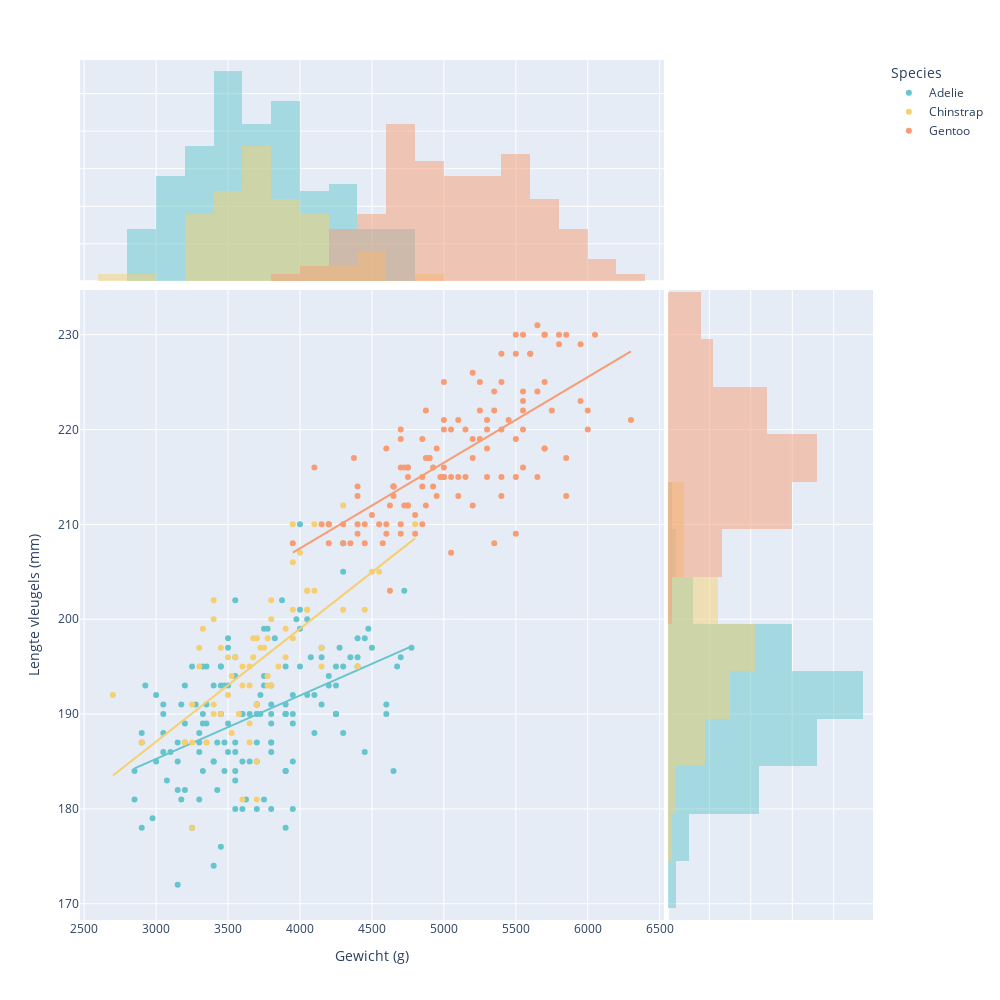

The notebook cell this image was saved under:
### Markdown cell above
We gaan nu dezelfde relatie tussen het gewicht en de vleugelgrootte per pinguinsoort nog eens bekijken. We gaan nu ook een regressielijn in de figuur laten zien. Dit doen we met het `trendline` argument. 

* Maak een scatter plot met gewicht op de x-as en vleugel lengte op de y-as.
* Maak een 'ols' regressielijn voor elke soort met het `trendline` argument.
* Maak een histogram boven de x-as en naast de y-as met de `marginal_x` en `marginal_y` argumenten.
* Geef beide assen en de figuur een geschikte titel en zorg dat de legenda ook een geschikt label heeft.
* Maak de grafiek een stuk groter

* Zorg dat elke soort een eigen kleur heeft. Gebruik hiervoor weer dezelfde kleuren:

Zit je in klas 1:
* Gebruik de kleuren van het kleurenschema Set3

Zit je in klas 2:
* Gebruik de kleuren van het kleurenschema Pastel

Zit je in klas 3:
* Gebruik de kleuren van het kleurenschema Vivid

### Code cell
species_color_map = {'Adelie':'rgb(102, 197, 204)', 'Chinstrap':'rgb(246, 207, 113)', 'Gentoo':'rgb(248, 156, 116)'}

fig = px.scatter(x='body_mass_g', y='flipper_length_mm',
                 data_frame=df,
                 trendline='ols',
                 color='species',
                 color_discrete_map=species_color_map,
                 marginal_x='histogram',
                 marginal_y='histogram',
                 labels={'body_mass_g':'Gewicht (g)',
                         'flipper_length_mm':'Lengte vleugels (mm)',
                         'species':'Species'})

fig.update_layout(width=1000,
    height=1000,)
fig.show()

### Figure 1 — Plotly figure (JSON) as saved in the notebook; plotly's stock layout.template omitted (floating-point values rounded to 4 significant figures; data arrays with more than 128 entries replaced by an {"elided": "..."} marker saying what was removed)
{"data": [{"hovertemplate": "Species=Adelie<br>Gewicht (g)=%{x}<br>Lengte vleugels (mm)=%{y}<extra></extra>", "legendgroup": "Adelie", "marker": {"color": "rgb(102, 197, 204)", "symbol": "circle"}, "mode": "markers", "name": "Adelie", "orientation": "v", "showlegend": true, "type": "scatter", "x": {"elided": "152 int values"}, "xaxis": "x", "y": {"elided": "152 int values"}, "yaxis": "y"}, {"alignmentgroup": "True", "bingroup": "x", "hovertemplate": "Species=Adelie<br>Gewicht (g)=%{x}<br>count=%{y}<extra></extra>", "legendgroup": "Adelie", "marker": {"color": "rgb(102, 197, 204)"}, "name": "Adelie", "offsetgroup": "Adelie", "opacity": 0.5, "showlegend": false, "type": "histogram", "x": {"elided": "152 int values"}, "xaxis": "x3", "yaxis": "y3"}, {"alignmentgroup": "True", "bingroup": "y", "hovertemplate": "Species=Adelie<br>Lengte vleugels (mm)=%{y}<br>count=%{x}<extra></extra>", "legendgroup": "Adelie", "marker": {"color": "rgb(102, 197, 204)"}, "name": "Adelie", "offsetgroup": "Adelie", "opacity": 0.5, "showlegend": false, "type": "histogram", "xaxis": "x2", "y": {"elided": "152 int values"}, "yaxis": "y2"}, {"hovertemplate": "<b>OLS trendline</b><br>flipper_length_mm = 0.00667687 * body_mass_g + 165.245<br>R<sup>2</sup>=0.219213<br><br>Species=Adelie<br>Gewicht (g)=%{x}<br>Lengte vleugels (mm)=%{y} <b>(trend)</b><extra></extra>", "legendgroup": "Adelie", "marker": {"color": "rgb(102, 197, 204)", "symbol": "circle"}, "mode": "lines", "name": "Adelie", "showlegend": false, "type": "scatter", "x": {"elided": "151 int values"}, "xaxis": "x", "y": {"elided": "151 float values"}, "yaxis": "y"}, {"hovertemplate": "Species=Chinstrap<br>Gewicht (g)=%{x}<br>Lengte vleugels (mm)=%{y}<extra></extra>", "legendgroup": "Chinstrap", "marker": {"color": "rgb(246, 207, 113)", "symbol": "circle"}, "mode": "markers", "name": "Chinstrap", "orientation": "v", "showlegend": true, "type": "scatter", "x": [3500, 3900, 3650, 3525, 3725, 3950, 3250, 3750, 4150, 3700, 3800, 3775, 3700, 4050, 3575, 4050, 3300, 3700, 3450, 4400, 3600, 3400, 2900, 3800, 3300, 4150, 3400, 3800, 3700, 4550, 3200, 4300, 3350, 4100, 3600, 3900, 3850, 4800, 2700, 4500, 3950, 3650, 3550, 3500, 3675, 4450, 3400, 4300, 3250, 3675, 3325, 3950, 3600, 4050, 3350, 3450, 3250, 4050, 3800, 3525, 3950, 3650, 3650, 4000, 3400, 3775, 4100, 3775], "xaxis": "x", "y": [192, 196, 193, 188, 197, 198, 178, 197, 195, 198, 193, 194, 185, 201, 190, 201, 197, 181, 190, 195, 181, 191, 187, 193, 195, 197, 200, 200, 191, 205, 187, 201, 187, 203, 195, 199, 195, 210, 192, 205, 210, 187, 196, 196, 196, 201, 190, 212, 187, 198, 199, 201, 193, 203, 187, 197, 191, 203, 202, 194, 206, 189, 195, 207, 202, 193, 210, 198], "yaxis": "y"}, {"alignmentgroup": "True", "bingroup": "x", "hovertemplate": "Species=Chinstrap<br>Gewicht (g)=%{x}<br>count=%{y}<extra></extra>", "legendgroup": "Chinstrap", "marker": {"color": "rgb(246, 207, 113)"}, "name": "Chinstrap", "offsetgroup": "Chinstrap", "opacity": 0.5, "showlegend": false, "type": "histogram", "x": [3500, 3900, 3650, 3525, 3725, 3950, 3250, 3750, 4150, 3700, 3800, 3775, 3700, 4050, 3575, 4050, 3300, 3700, 3450, 4400, 3600, 3400, 2900, 3800, 3300, 4150, 3400, 3800, 3700, 4550, 3200, 4300, 3350, 4100, 3600, 3900, 3850, 4800, 2700, 4500, 3950, 3650, 3550, 3500, 3675, 4450, 3400, 4300, 3250, 3675, 3325, 3950, 3600, 4050, 3350, 3450, 3250, 4050, 3800, 3525, 3950, 3650, 3650, 4000, 3400, 3775, 4100, 3775], "xaxis": "x3", "yaxis": "y3"}, {"alignmentgroup": "True", "bingroup": "y", "hovertemplate": "Species=Chinstrap<br>Lengte vleugels (mm)=%{y}<br>count=%{x}<extra></extra>", "legendgroup": "Chinstrap", "marker": {"color": "rgb(246, 207, 113)"}, "name": "Chinstrap", "offsetgroup": "Chinstrap", "opacity": 0.5, "showlegend": false, "type": "histogram", "xaxis": "x2", "y": [192, 196, 193, 188, 197, 198, 178, 197, 195, 198, 193, 194, 185, 201, 190, 201, 197, 181, 190, 195, 181, 191, 187, 193, 195, 197, 200, 200, 191, 205, 187, 201, 187, 203, 195, 199, 195, 210, 192, 205, 210, 187, 196, 196, 196, 201, 190, 212, 187, 198, 199, 201, 193, 203, 187, 197, 191, 203, 202, 194, 206, 189, 195, 207, 202, 193, 210, 198], "yaxis": "y2"}, {"hovertemplate": "<b>OLS trendline</b><br>flipper_length_mm = 0.0119051 * body_mass_g + 151.381<br>R<sup>2</sup>=0.411598<br><br>Species=Chinstrap<br>Gewicht (g)=%{x}<br>Lengte vleugels (mm)=%{y} <b>(trend)</b><extra></extra>", "legendgroup": "Chinstrap", "marker": {"color": "rgb(246, 207, 113)", "symbol": "circle"}, "mode": "lines", "name": "Chinstrap", "showlegend": false, "type": "scatter", "x": [2700, 2900, 3200, 3250, 3250, 3250, 3300, 3300, 3325, 3350, 3350, 3400, 3400, 3400, 3400, 3450, 3450, 3500, 3500, 3525, 3525, 3550, 3575, 3600, 3600, 3600, 3650, 3650, 3650, 3650, 3675, 3675, 3700, 3700, 3700, 3700, 3725, 3750, 3775, 3775, 3775, 3800, 3800, 3800, 3800, 3850, 3900, 3900, 3950, 3950, 3950, 3950, 4000, 4050, 4050, 4050, 4050, 4100, 4100, 4150, 4150, 4300, 4300, 4400, 4450, 4500, 4550, 4800], "xaxis": "x", "y": [183.5, 185.9, 189.5, 190.1, 190.1, 190.1, 190.7, 190.7, 191.0, 191.3, 191.3, 191.9, 191.9, 191.9, 191.9, 192.5, 192.5, 193.0, 193.0, 193.3, 193.3, 193.6, 193.9, 194.2, 194.2, 194.2, 194.8, 194.8, 194.8, 194.8, 195.1, 195.1, 195.4, 195.4, 195.4, 195.4, 195.7, 196.0, 196.3, 196.3, 196.3, 196.6, 196.6, 196.6, 196.6, 197.2, 197.8, 197.8, 198.4, 198.4, 198.4, 198.4, 199.0, 199.6, 199.6, 199.6, 199.6, 200.2, 200.2, 200.8, 200.8, 202.6, 202.6, 203.8, 204.4, 205.0, 205.5, 208.5], "yaxis": "y"}, {"hovertemplate": "Species=Gentoo<br>Gewicht (g)=%{x}<br>Lengte vleugels (mm)=%{y}<extra></extra>", "legendgroup": "Gentoo", "marker": {"color": "rgb(248, 156, 116)", "symbol": "circle"}, "mode": "markers", "name": "Gentoo", "orientation": "v", "showlegend": true, "type": "scatter", "x": [4500, 5700, 4450, 5700, 5400, 4550, 4800, 5200, 4400, 5150, 4650, 5550, 4650, 5850, 4200, 5850, 4150, 6300, 4800, 5350, 5700, 5000, 4400, 5050, 5000, 5100, 4100, 5650, 4600, 5550, 5250, 4700, 5050, 6050, 5150, 5400, 4950, 5250, 4350, 5350, 3950, 5700, 4300, 4750, 5550, 4900, 4200, 5400, 5100, 5300, 4850, 5300, 4400, 5000, 4900, 5050, 4300, 5000, 4450, 5550, 4200, 5300, 4400, 5650, 4700, 5700, 4650, 5800, 4700, 5550, 4750, 5000, 5100, 5200, 4700, 5800, 4600, 6000, 4750, 5950, 4625, 5450, 4725, 5350, 4750, 5600, 4600, 5300, 4875, 5550, 4950, 5400, 4750, 5650, 4850, 5200, 4925, 4875, 4625, 5250, 4850, 5600, 4975, 5500, 4725, 5500, 4700, 5500, 4575, 5500, 5000, 5950, 4650, 5500, 4375, 5850, 4875, 6000, 4925, null, 4850, 5750, 5200, 5400], "xaxis": "x", "y": [211, 230, 210, 218, 215, 210, 211, 219, 209, 215, 214, 216, 214, 213, 210, 217, 210, 221, 209, 222, 218, 215, 213, 215, 215, 215, 216, 215, 210, 220, 222, 209, 207, 230, 220, 220, 213, 219, 208, 208, 208, 225, 210, 216, 222, 217, 210, 225, 213, 215, 210, 220, 210, 225, 217, 220, 208, 220, 208, 224, 208, 221, 214, 231, 219, 230, 214, 229, 220, 223, 216, 221, 221, 217, 216, 230, 209, 220, 215, 223, 212, 221, 212, 224, 212, 228, 218, 218, 212, 230, 218, 228, 212, 224, 214, 226, 216, 222, 203, 225, 219, 228, 215, 228, 216, 215, 210, 219, 208, 209, 216, 229, 213, 230, 217, 230, 217, 222, 214, null, 215, 222, 212, 213], "yaxis": "y"}, {"alignmentgroup": "True", "bingroup": "x", "hovertemplate": "Species=Gentoo<br>Gewicht (g)=%{x}<br>count=%{y}<extra></extra>", "legendgroup": "Gentoo", "marker": {"color": "rgb(248, 156, 116)"}, "name": "Gentoo", "offsetgroup": "Gentoo", "opacity": 0.5, "showlegend": false, "type": "histogram", "x": [4500, 5700, 4450, 5700, 5400, 4550, 4800, 5200, 4400, 5150, 4650, 5550, 4650, 5850, 4200, 5850, 4150, 6300, 4800, 5350, 5700, 5000, 4400, 5050, 5000, 5100, 4100, 5650, 4600, 5550, 5250, 4700, 5050, 6050, 5150, 5400, 4950, 5250, 4350, 5350, 3950, 5700, 4300, 4750, 5550, 4900, 4200, 5400, 5100, 5300, 4850, 5300, 4400, 5000, 4900, 5050, 4300, 5000, 4450, 5550, 4200, 5300, 4400, 5650, 4700, 5700, 4650, 5800, 4700, 5550, 4750, 5000, 5100, 5200, 4700, 5800, 4600, 6000, 4750, 5950, 4625, 5450, 4725, 5350, 4750, 5600, 4600, 5300, 4875, 5550, 4950, 5400, 4750, 5650, 4850, 5200, 4925, 4875, 4625, 5250, 4850, 5600, 4975, 5500, 4725, 5500, 4700, 5500, 4575, 5500, 5000, 5950, 4650, 5500, 4375, 5850, 4875, 6000, 4925, null, 4850, 5750, 5200, 5400], "xaxis": "x3", "yaxis": "y3"}, {"alignmentgroup": "True", "bingroup": "y", "hovertemplate": "Species=Gentoo<br>Lengte vleugels (mm)=%{y}<br>count=%{x}<extra></extra>", "legendgroup": "Gentoo", "marker": {"color": "rgb(248, 156, 116)"}, "name": "Gentoo", "offsetgroup": "Gentoo", "opacity": 0.5, "showlegend": false, "type": "histogram", "xaxis": "x2", "y": [211, 230, 210, 218, 215, 210, 211, 219, 209, 215, 214, 216, 214, 213, 210, 217, 210, 221, 209, 222, 218, 215, 213, 215, 215, 215, 216, 215, 210, 220, 222, 209, 207, 230, 220, 220, 213, 219, 208, 208, 208, 225, 210, 216, 222, 217, 210, 225, 213, 215, 210, 220, 210, 225, 217, 220, 208, 220, 208, 224, 208, 221, 214, 231, 219, 230, 214, 229, 220, 223, 216, 221, 221, 217, 216, 230, 209, 220, 215, 223, 212, 221, 212, 224, 212, 228, 218, 218, 212, 230, 218, 228, 212, 224, 214, 226, 216, 222, 203, 225, 219, 228, 215, 228, 216, 215, 210, 219, 208, 209, 216, 229, 213, 230, 217, 230, 217, 222, 214, null, 215, 222, 212, 213], "yaxis": "y2"}, {"hovertemplate": "<b>OLS trendline</b><br>flipper_length_mm = 0.00903914 * body_mass_g + 171.304<br>R<sup>2</sup>=0.493740<br><br>Species=Gentoo<br>Gewicht (g)=%{x}<br>Lengte vleugels (mm)=%{y} <b>(trend)</b><extra></extra>", "legendgroup": "Gentoo", "marker": {"color": "rgb(248, 156, 116)", "symbol": "circle"}, "mode": "lines", "name": "Gentoo", "showlegend": false, "type": "scatter", "x": [3950, 4100, 4150, 4200, 4200, 4200, 4300, 4300, 4350, 4375, 4400, 4400, 4400, 4400, 4450, 4450, 4500, 4550, 4575, 4600, 4600, 4600, 4625, 4625, 4650, 4650, 4650, 4650, 4700, 4700, 4700, 4700, 4700, 4725, 4725, 4750, 4750, 4750, 4750, 4750, 4800, 4800, 4850, 4850, 4850, 4850, 4875, 4875, 4875, 4900, 4900, 4925, 4925, 4950, 4950, 4975, 5000, 5000, 5000, 5000, 5000, 5000, 5050, 5050, 5050, 5100, 5100, 5100, 5150, 5150, 5200, 5200, 5200, 5200, 5250, 5250, 5250, 5300, 5300, 5300, 5300, 5350, 5350, 5350, 5400, 5400, 5400, 5400, 5400, 5450, 5500, 5500, 5500, 5500, 5500, 5550, 5550, 5550, 5550, 5550, 5550, 5600, 5600, 5650, 5650, 5650, 5700, 5700, 5700, 5700, 5700, 5750, 5800, 5800, 5850, 5850, 5850, 5950, 5950, 6000, 6000, 6050, 6300], "xaxis": "x", "y": [207.0, 208.4, 208.8, 209.3, 209.3, 209.3, 210.2, 210.2, 210.6, 210.9, 211.1, 211.1, 211.1, 211.1, 211.5, 211.5, 212.0, 212.4, 212.7, 212.9, 212.9, 212.9, 213.1, 213.1, 213.3, 213.3, 213.3, 213.3, 213.8, 213.8, 213.8, 213.8, 213.8, 214.0, 214.0, 214.2, 214.2, 214.2, 214.2, 214.2, 214.7, 214.7, 215.1, 215.1, 215.1, 215.1, 215.4, 215.4, 215.4, 215.6, 215.6, 215.8, 215.8, 216.0, 216.0, 216.3, 216.5, 216.5, 216.5, 216.5, 216.5, 216.5, 217.0, 217.0, 217.0, 217.4, 217.4, 217.4, 217.9, 217.9, 218.3, 218.3, 218.3, 218.3, 218.8, 218.8, 218.8, 219.2, 219.2, 219.2, 219.2, 219.7, 219.7, 219.7, 220.1, 220.1, 220.1, 220.1, 220.1, 220.6, 221.0, 221.0, 221.0, 221.0, 221.0, 221.5, 221.5, 221.5, 221.5, 221.5, 221.5, 221.9, 221.9, 222.4, 222.4, 222.4, 222.8, 222.8, 222.8, 222.8, 222.8, 223.3, 223.7, 223.7, 224.2, 224.2, 224.2, 225.1, 225.1, 225.5, 225.5, 226.0, 228.3], "yaxis": "y"}], "layout": {"barmode": "overlay", "height": 1000, "legend": {"title": {"text": "Species"}, "tracegroupgap": 0}, "margin": {"t": 60}, "width": 1000, "xaxis": {"anchor": "y", "domain": [0, 0.7363], "title": {"text": "Gewicht (g)"}}, "xaxis2": {"anchor": "y2", "domain": [0.7413, 1], "matches": "x2", "showgrid": true, "showline": false, "showticklabels": false, "ticks": ""}, "xaxis3": {"anchor": "y3", "domain": [0, 0.7363], "matches": "x", "showgrid": true, "showticklabels": false}, "xaxis4": {"anchor": "y4", "domain": [0.7413, 1], "matches": "x2", "showgrid": true, "showline": false, "showticklabels": false, "ticks": ""}, "yaxis": {"anchor": "x", "domain": [0, 0.7326], "title": {"text": "Lengte vleugels (mm)"}}, "yaxis2": {"anchor": "x2", "domain": [0, 0.7326], "matches": "y", "showgrid": true, "showticklabels": false}, "yaxis3": {"anchor": "x3", "domain": [0.7426, 1], "matches": "y3", "showgrid": true, "showline": false, "showticklabels": false, "ticks": ""}, "yaxis4": {"anchor": "x4", "domain": [0.7426, 1], "matches": "y3", "showgrid": true, "showline": false, "showticklabels": false, "ticks": ""}}}
